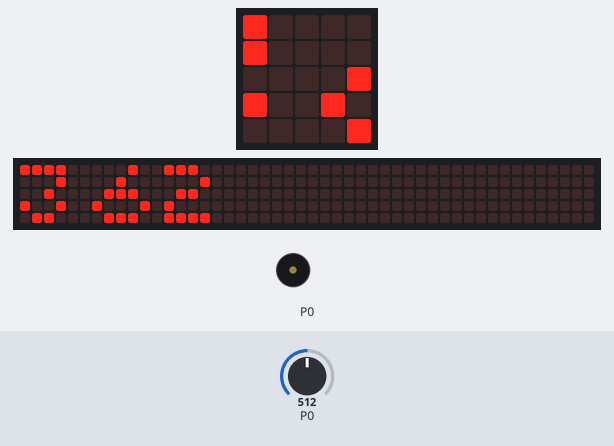
Bench run of a program on a simulated BBC micro:bit (MakeCode). On the bench: the board's 5×5 LED display, a strip that is not on the board, showing the scrolling text unrolled, buzzer (waves = sounding). The test bench sets the inputs (shaded band); at power-on: P0 = 512 (analog values on the 0–1023 scale). The 48×5 strip is a reading aid, not a part: it shows the text the display is scrolling, unrolled, one strip-width of it at a time.

Above: at 1.27 s.
1.3 s: P0 set to 375
8.8 s: P0 set to 346
At 11.5 s:
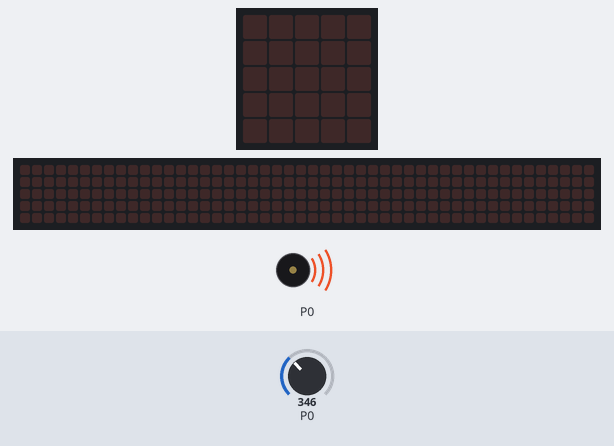
At 15.4 s:
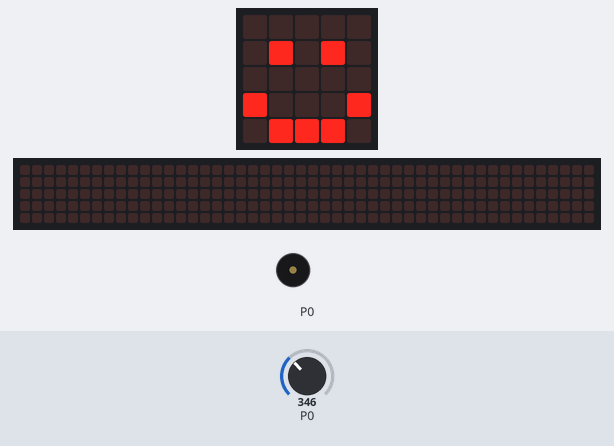
Timing chart, 0 to 28.9 s (numbered marks = the images above; inputs shaded):
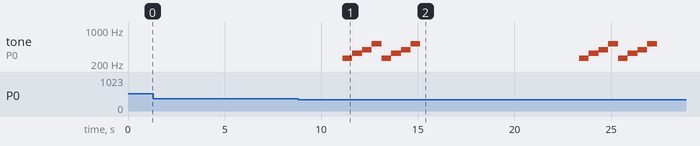

The program:

main.ts
```typescript
let 初期値 = 0
初期値 = pins.analogReadPin(AnalogPin.P0)
let 目的値 = 初期値 - 150
basic.forever(function () {
    while (目的値 < pins.analogReadPin(AnalogPin.P0)) {
        basic.showNumber(目的値)
        basic.pause(100)
        continue;
    }
    for (let index = 0; index < 3; index++) {
        music.playMelody("C E G C5 C E G C5 ", 120)
        basic.showIcon(IconNames.Happy)
        basic.showLeds(`
            . . . . .
            . . . . .
            . . . . .
            . . . . .
            . . . . .
            `)
        basic.showString("finish!")
    }
})
```

test.ts
```typescript
// テストはここに来ます。このパッケージが拡張機能として使用されるときにはコンパイルされません。
```

Measured:
- the behaviour switches between 363 and 362 on P0 (found by bisection; images 0 and 1)
- after the input at 8.8 s, tone on P0: plays 262 Hz for 0.51 s, 330 Hz for 0.51 s, 392 Hz for 0.51 s, 523 Hz for 0.51 s, 262 Hz for 0.51 s, 330 Hz for 0.51 s … (16 notes in this stretch), starting after 2.3 s
- what the display in image 1 shows lasts 4.1 s, from 11.0 s to 15.1 s
